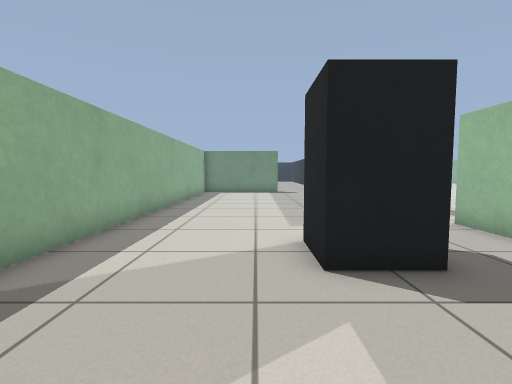
View 1 (above)

18 first-person views from a walk through a robot-simulator world made for Gazebo. The camera is 0.72 m above the floor, tilts 4° down and sees 85° across. Floor lines are 1 m apart. The floor is counted in squares, 0.5 m on a side. Each view is taken from the middle of a square. On the plan, view 1 faces up. The plan holds only what a view shows up to about 14 squares ahead; the rest is blank. The place goes on beyond the plan.

View 2
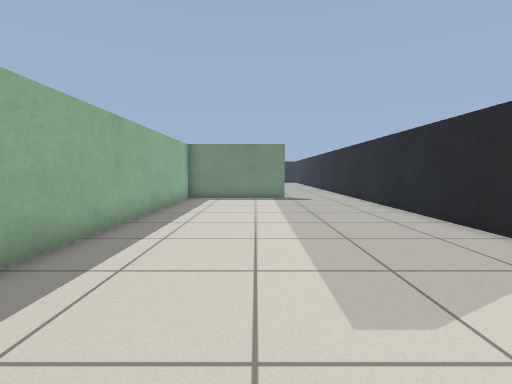

View 3
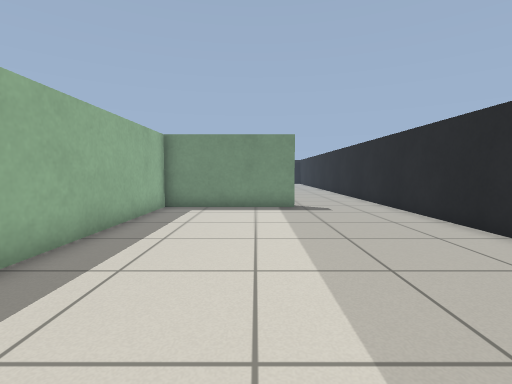

View 4
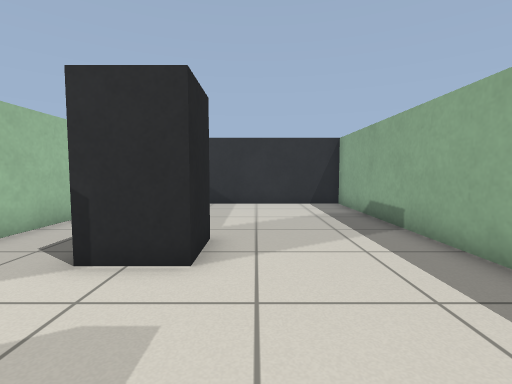

View 5
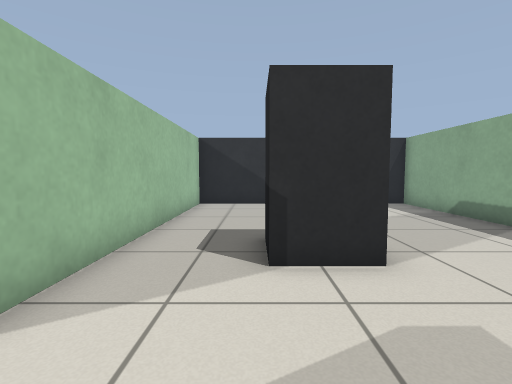

View 6
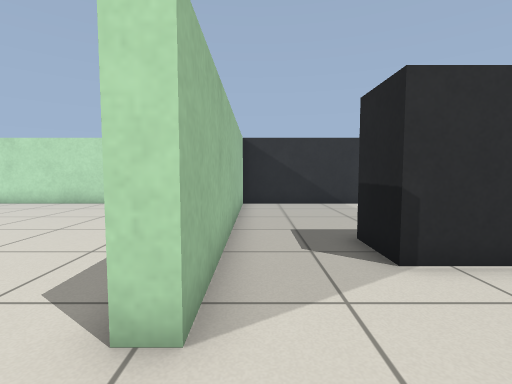

View 7
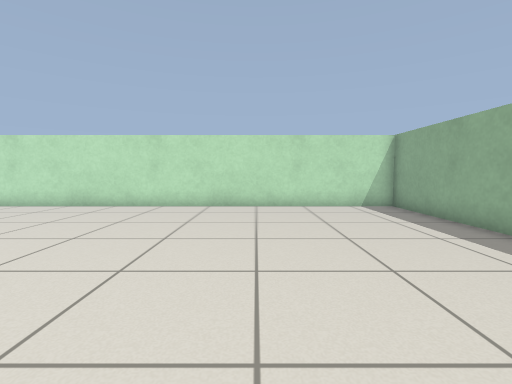

View 8
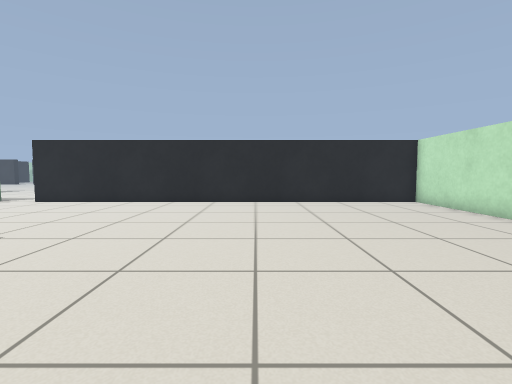

View 9
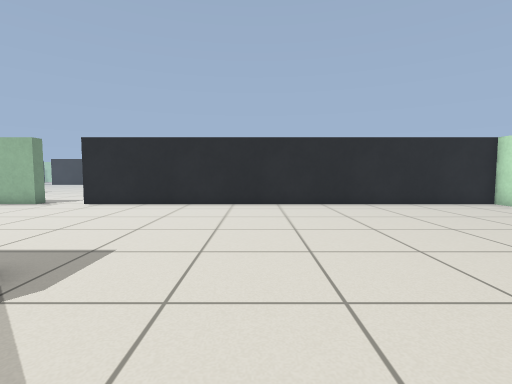

View 10
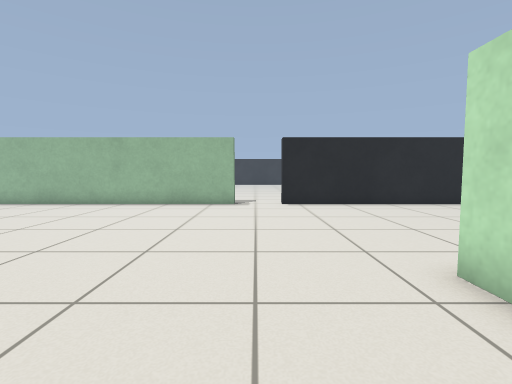

View 11
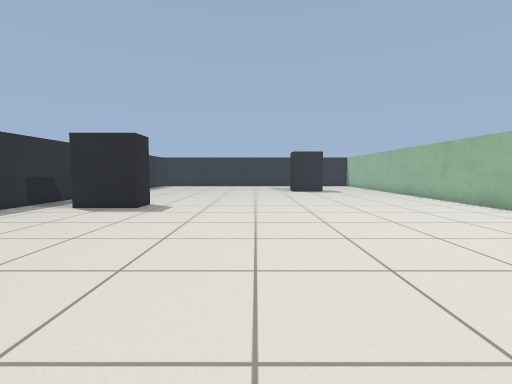

View 12
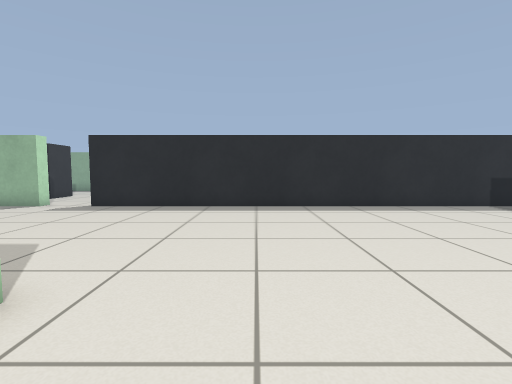

View 13
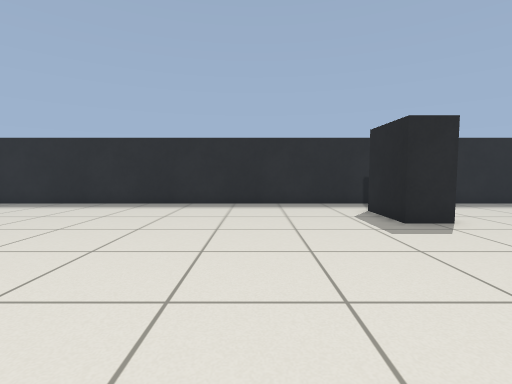

View 14
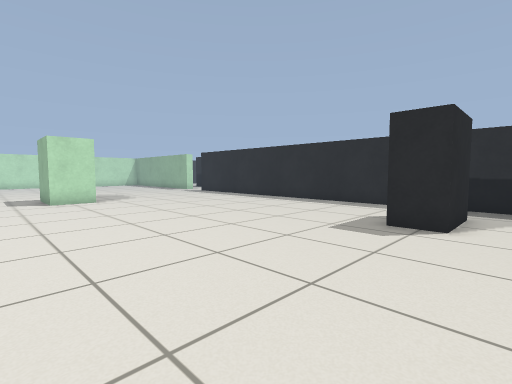

View 15
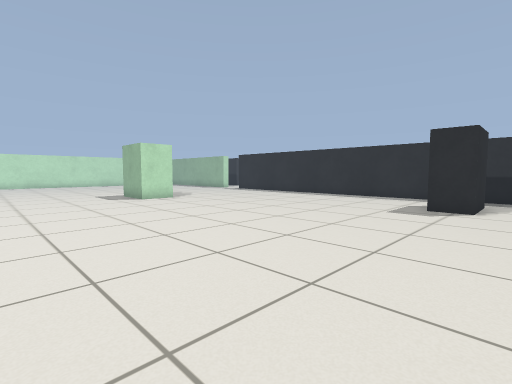

View 16
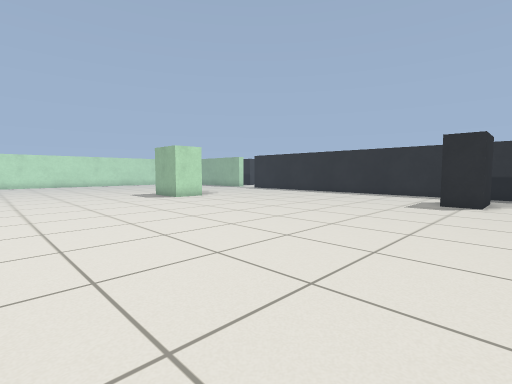

View 17
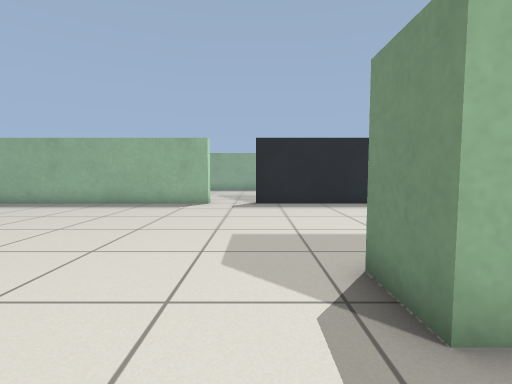

View 18
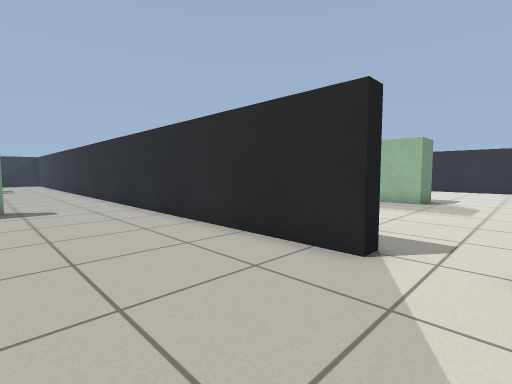

### Floor plan
Points are (right, up) in squares from view 1. A wall is a line through its corners. A room is listed if a view was taken in it or the views show most of it. See-through windows are left out.
Room 1 (views 1, 2, 3, 4, 5, 6, 18)
walls: (6.2, 10) (5.6, 10) (5.6, 23.4); (1.6, 20.6) (-3.8, 20.6) (-3.8, -2.8) (5.6, -2.8) (5.6, 7.8) (6.2, 7.8); (1, 5.8) (2.8, 5.8) (2.8, 4) (1, 4) (1, 5.8)
ways out: opening at (6, 9) to room 2
Room 2 (views 7, 8, 9, 10, 11, 12, 13, 14, 15, 16, 17)
walls: (14.9, 14.2) (16.8, 14.2) (16.8, 11.6) (15, 11.6) (15, 13.4); (25.6, 18) (25.6, 29.1); (6.2, 7.8) (6.2, -2.8) (25.6, -2.8) (25.6, 15.9); (8.5, 27.6) (11.2, 27.6) (11.2, 26.2) (8.5, 26.2); (6.2, 29.1) (6.2, 10)
ways out: opening at (6, 9) to room 1; opening at (26, 17)

Where each view was taken, in squares from view 1:
view 1: 0 up, 0 right, facing up
view 2: 5 up, 0 right, facing up
view 3: 9 up, 0 right, facing up
view 4: 10 up, 0 right, facing down
view 5: 10 up, 3 right, facing down
view 6: 10 up, 5 right, facing down
view 7: 9 up, 12 right, facing down
view 8: 5 up, 12 right, facing right
view 9: 8 up, 13 right, facing right
view 10: 17 up, 13 right, facing right
view 11: 15 up, 16 right, facing up
view 12: 17 up, 18 right, facing left
view 13: 22 up, 19 right, facing left
view 14: 29 up, 19 right, facing down-left
view 15: 29 up, 23 right, facing down-left
view 16: 29 up, 25 right, facing down-left
view 17: 10 up, 19 right, facing left
view 18: 8 up, 1 right, facing up-right
